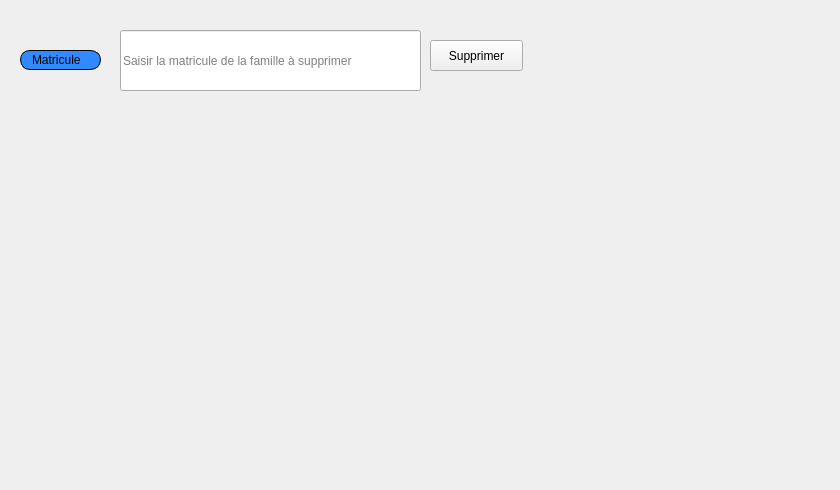
     <widget class="QWidget" name="tab_10">
      <attribute name="title">
       <string>Supprimer</string>
      </attribute>
      <widget class="QLabel" name="label_15">
       <property name="geometry">
        <rect>
         <x>20</x>
         <y>50</y>
         <width>81</width>
         <height>20</height>
        </rect>
       </property>
       <property name="styleSheet">
        <string notr="true">border: 1px solid black;
border-radius: 10px;
padding: 0 8px;
background: #318aff;
font: bold, &quot;Arial&quot;;;
text-align:center;</string>
       </property>
       <property name="text">
        <string>Matricule </string>
       </property>
      </widget>
      <widget class="QLineEdit" name="matricule_supprimer_famille">
       <property name="geometry">
        <rect>
         <x>120</x>
         <y>30</y>
         <width>301</width>
         <height>61</height>
        </rect>
       </property>
       <property name="text">
        <string/>
       </property>
       <property name="placeholderText">
        <string>Saisir la matricule de la famille à supprimer</string>
       </property>
      </widget>
      <widget class="QPushButton" name="supprimer_famille">
       <property name="geometry">
        <rect>
         <x>430</x>
         <y>40</y>
         <width>93</width>
         <height>31</height>
        </rect>
       </property>
       <property name="styleSheet">
        <string notr="true">#supprimer_famille_2{
font: bold, &quot;Arial&quot;;;     background-color: qlineargradient(x1: 0, y1: 0, x2: 0, y2: 1,
                                       stop: 0 #dadbde, stop: 1 #f6f7fa);
}
#supprimer_famille_2:pressed {
font: bold, &quot;Arial&quot;;;     background-color: qlineargradient(x1: 0, y1: 0, x2: 0, y2: 1,
                                       stop: 0 #dadbde, stop: 1 #fff07b);}
</string>
       </property>
       <property name="text">
        <string>Supprimer</string>
       </property>
       <property name="icon">
        <iconset resource="ressources.qrc">
         <normaloff>:/images/img/PP.png</normaloff>:/images/img/PP.png</iconset>
       </property>
      </widget>
      <widget class="QLabel" name="label_28">
       <property name="geometry">
        <rect>
         <x>-50</x>
         <y>-10</y>
         <width>831</width>
         <height>481</height>
        </rect>
       </property>
       <property name="text">
        <string/>
       </property>
       <property name="pixmap">
        <pixmap resource="ressources.qrc">:/images/img/imf.jpg</pixmap>
       </property>
      </widget>
      <zorder>label_28</zorder>
      <zorder>label_15</zorder>
      <zorder>matricule_supprimer_famille</zorder>
      <zorder>supprimer_famille</zorder>
     </widget>
